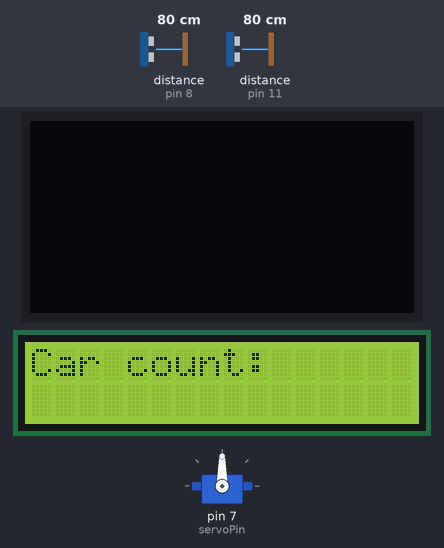
The sketch below on a simulated Arduino Uno, built with avr-gcc and run on an emulated ATmega328P. Parts: 128×64 one-colour display, 16×2 character LCD, servo. Wiring (inferred from the names in the program): 2 × ultrasonic range finder: trigger pin 9, echo pin 8 / trigger pin 10, echo pin 11. Inputs (shaded band) come from the test bench; at power-on: distance to the obstacle (sensors on pin 8, pin 11) 80 cm. The echo pulse lasts 58.3 µs per cm.

Above: at 1.3 s.
1.4 s: distance to the obstacle (sensor on pin 8) set to 23 cm
2.9 s: distance to the obstacle (sensor on pin 8) set to 19 cm
At 3.2 s:
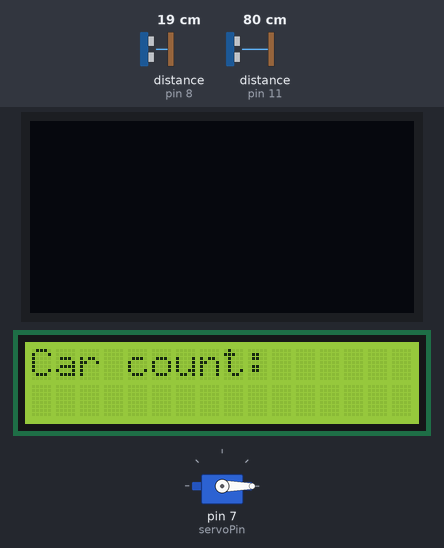
4.4 s: distance to the obstacle (sensor on pin 8) set to 35 cm
At 7.0 s:
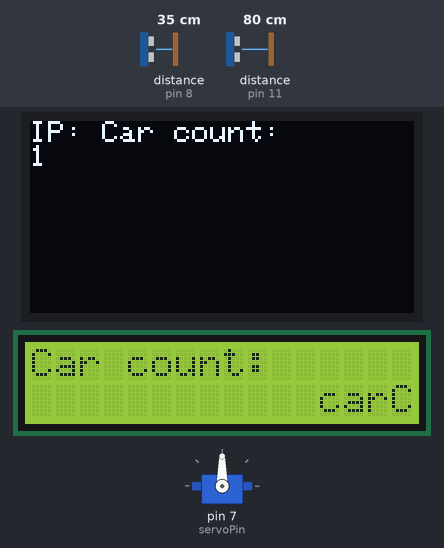
7.4 s: distance to the obstacle (sensor on pin 11) set to 12 cm
8.9 s: distance to the obstacle (sensor on pin 11) set to 9 cm
At 10.0 s:
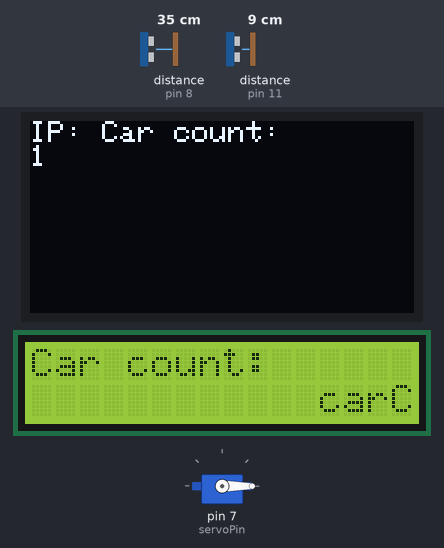
10.4 s: distance to the obstacle (sensor on pin 8) set to 2 cm
At 12.6 s:
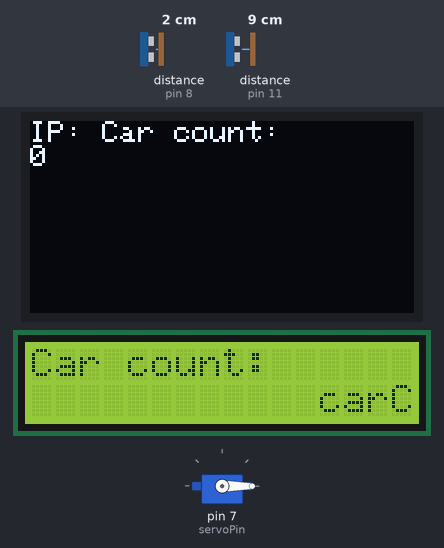
Timing chart, 0 to 14.1 s (numbered marks = the images above; inputs shaded):
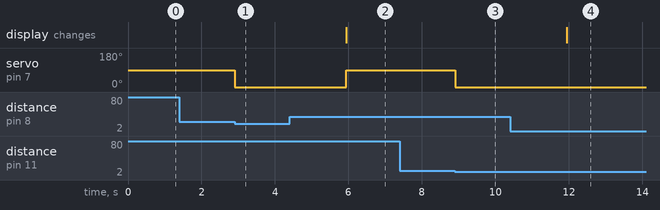

The sketch:

Smart_Parking_system.ino
```cpp
/*
This code is created 29th Feb 2024
Abdullah Al Jobayer
Electrical & Electronic Engineer
Official Guithub : https://github.com/jobayer-ee
*/

#include <Wire.h>
#include <LiquidCrystal_I2C.h>
#include <Servo.h>
#include <Adafruit_GFX.h>
#include <Adafruit_SSD1306.h>

//define the i2c address of the LCD display
LiquidCrystal_I2C lcd(0x27, 16, 2);
Servo doorServo;

//connect the 2 ultrasonic sensor and the servo motor accordinng to the connection
const int trigPin1 = 9; // First ultrasonic sensor trigger pin D9
const int echoPin1 = 8; // First ultrasonic sensor echo pin D8
const int trigPin2 = 10; // Second ultrasonic sensor trigger pin D10
const int echoPin2 = 11; // Second ultrasonic sensor echo pin D11
const int servoPin = 7; // Servo motor Pin D7

int carCount = 0; // initially the car counnt start with 0

// Function declarations
void openDoor();
void closeDoor();
float checkDistance(int trigPin, int echoPin);
void updateDisplay();

// Create an OLED display instance
#define SCREEN_WIDTH 128
#define SCREEN_HEIGHT 64
Adafruit_SSD1306 display(SCREEN_WIDTH, SCREEN_HEIGHT, &Wire, -1);

void setup() {
   // Initialize OLED display
  display.begin(SSD1306_SWITCHCAPVCC, 0x3C);

  // Initialize LCD display
  lcd.init();
  lcd.backlight();
  lcd.print("Car count: ");
  lcd.setCursor(0, 1);

  //activating the servo motor
  doorServo.attach(servoPin);
  closeDoor(); // Ensure the door is closed initially

  pinMode(trigPin1, OUTPUT);
  pinMode(echoPin1, INPUT);
  pinMode(trigPin2, OUTPUT);
  pinMode(echoPin2, INPUT);
}

void loop() {
  // Check if a car is approaching the entrance
  if (carCount < 7 && checkDistance(trigPin1, echoPin1) <= 20) { // this line diclare 7 max viacle can enter the parking and the sensor will pin the car if the distance is 20CM
    openDoor();
    delay(3000); // Adjust this delay as needed to allow time for the car to pass the door
    closeDoor();
    carCount++;
    updateDisplay();
  }

  // Check if a car is leaving the parking
  if (checkDistance(trigPin2, echoPin2) <= 10 && carCount > 0) {
    openDoor();
    delay(3000); // Adjust this delay as needed to allow time for the car to pass the door
    closeDoor();
    carCount--;
    updateDisplay();
  }
}

// Function to check the distance using an ultrasonic sensor
float checkDistance(int trigPin, int echoPin) {
  digitalWrite(trigPin, LOW);
  delayMicroseconds(2);
  digitalWrite(trigPin, HIGH);
  delayMicroseconds(10);
  digitalWrite(trigPin, LOW);

  return pulseIn(echoPin, HIGH) * 0.034 / 2;
}

// Function to open the door using the servo motor
void openDoor() {
  doorServo.write(0); // Assuming 0 degrees is the open position
}

// Function to close the door using the servo motor
void closeDoor() {
  doorServo.write(90); // Assuming 90 degrees is the closed position
}

// Function to update the car count on the LCD display
void updateDisplay() {
  lcd.setCursor(12, 1);
  lcd.print("carCount : ");
  lcd.print(carCount);
// Function to update the disply color and text size
  display.clearDisplay();
  display.setTextSize(1);
  display.setTextColor(SSD1306_WHITE);
// Function to update the car count on the OLED display
  display.setCursor(0, 0);
  display.print("IP: ");
  display.println("Car count: ");
  display.println(carCount);
  display.display();
}
// END of the code
```

Smart_Parking_System.cpp
```cpp
/*
This code is created 29th Feb 2024
Abdullah Al Jobayer
Electrical & Electronic Engineer
Official Guithub : https://github.com/jobayer-ee
*/

#include <Arduino.h>
#include <Wire.h>
#include <LiquidCrystal_I2C.h>
#include <Servo.h>
#include <Adafruit_GFX.h>
#include <Adafruit_SSD1306.h>

//define the i2c address of the LCD display
LiquidCrystal_I2C lcd(0x27, 16, 2);
Servo doorServo;

//connect the 2 ultrasonic sensor and the servo motor accordinng to the connection
const int trigPin1 = 9; // First ultrasonic sensor trigger pin D9
const int echoPin1 = 8; // First ultrasonic sensor echo pin D8
const int trigPin2 = 10; // Second ultrasonic sensor trigger pin D10
const int echoPin2 = 11; // Second ultrasonic sensor echo pin D11
const int servoPin = 7; // Servo motor Pin D7

int carCount = 0; // initially the car counnt start with 0

// Function declarations
void openDoor();
void closeDoor();
float checkDistance(int trigPin, int echoPin);
void updateDisplay();

// Create an OLED display instance
#define SCREEN_WIDTH 128
#define SCREEN_HEIGHT 64
Adafruit_SSD1306 display(SCREEN_WIDTH, SCREEN_HEIGHT, &Wire, -1);

void setup() {
   // Initialize OLED display
  display.begin(SSD1306_SWITCHCAPVCC, 0x3C);

  // Initialize LCD display
  lcd.init();
  lcd.backlight();
  lcd.print("Car count: ");
  lcd.setCursor(0, 1);

  //activating the servo motor
  doorServo.attach(servoPin);
  closeDoor(); // Ensure the door is closed initially

  pinMode(trigPin1, OUTPUT);
  pinMode(echoPin1, INPUT);
  pinMode(trigPin2, OUTPUT);
  pinMode(echoPin2, INPUT);
}

void loop() {
  // Check if a car is approaching the entrance
  if (carCount < 7 && checkDistance(trigPin1, echoPin1) <= 20) { // this line diclare 7 max viacle can enter the parking and the sensor will pin the car if the distance is 20CM
    openDoor();
    delay(3000); // Adjust this delay as needed to allow time for the car to pass the door
    closeDoor();
    carCount++;
    updateDisplay();
  }

  // Check if a car is leaving the parking
  if (checkDistance(trigPin2, echoPin2) <= 10 && carCount > 0) {
    openDoor();
    delay(3000); // Adjust this delay as needed to allow time for the car to pass the door
    closeDoor();
    carCount--;
    updateDisplay();
  }
}

// Function to check the distance using an ultrasonic sensor
float checkDistance(int trigPin, int echoPin) {
  digitalWrite(trigPin, LOW);
  delayMicroseconds(2);
  digitalWrite(trigPin, HIGH);
  delayMicroseconds(10);
  digitalWrite(trigPin, LOW);

  return pulseIn(echoPin, HIGH) * 0.034 / 2;
}

// Function to open the door using the servo motor
void openDoor() {
  doorServo.write(0); // Assuming 0 degrees is the open position
}

// Function to close the door using the servo motor
void closeDoor() {
  doorServo.write(90); // Assuming 90 degrees is the closed position
}

// Function to update the car count on the LCD display
void updateDisplay() {
  lcd.setCursor(12, 1);
  lcd.print("carCount : ");
  lcd.print(carCount);
// Function to update the disply color and text size
  display.clearDisplay();
  display.setTextSize(1);
  display.setTextColor(SSD1306_WHITE);
// Function to update the car count on the OLED display
  display.setCursor(0, 0);
  display.print("IP: ");
  display.println("Car count: ");
  display.println(carCount);
  display.display();
}
// END of the code 
```

Measured:
- the behaviour switches between 21 and 20 cm on distance to the obstacle (sensor on pin 8) (found by bisection; images 0 and 1)
- the behaviour switches between 11 and 10 cm on distance to the obstacle (sensor on pin 11) (found by bisection; images 2 and 3)
- after the input at 1.4 s, every drawn part: stays the same
- after the input at 2.9 s, servo on pin 7 (servoPin): 90° → 0° at once
- after the input at 4.4 s, servo on pin 7 (servoPin): 0° → 90° after 1.5 s
- after the input at 7.4 s, every drawn part: stays the same
- after the input at 8.9 s, servo on pin 7 (servoPin): 90° → 0° at once
- after the input at 10.4 s, servo on pin 7 (servoPin): stays 0° (without the input it goes to 90° after 1.5 s)
